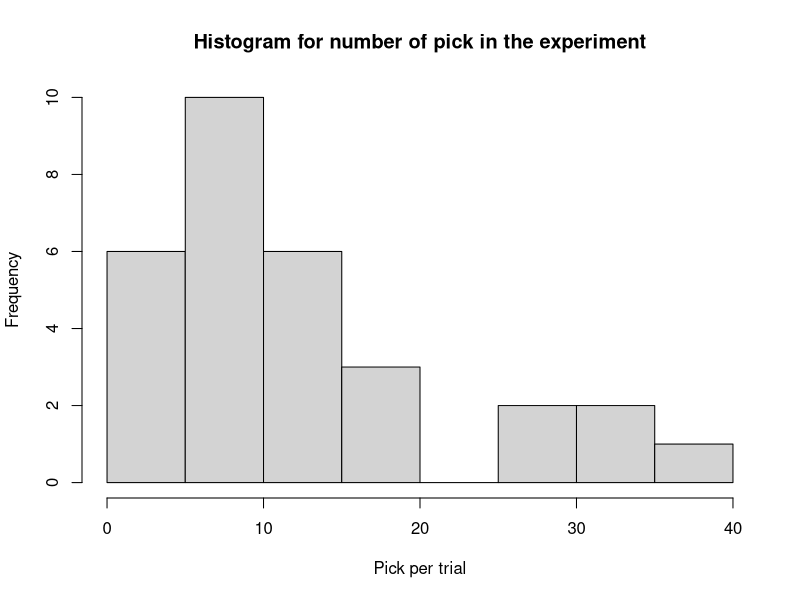

This chart was generated by the following R code:
# Monte Carlo Simulation ----
############# Lottery Winner #############

# Step 1 - List all possible outcomes.
# Step 2 - Determine the probabilities.
# Step 3 - Set up a correspondence between the random numbers and the outcome.
# Step 4 – Conduct experiment.
# Create a function to get result
Random_Number_List <- c() # Create an empty vector to append the result
Lottery <- function() 
{     b <- FALSE # Set default False for all outcome
      i <- FALSE # Set default False for all outcome
      g <- FALSE # Set default False for all outcome
      Total_Pick <- 0 # Number of Pick is 0
      # While loop ( Condition is TRUE) {Command}
      while(!b | !i | !g) # Only stop when temporary values of b, i, g holing TRUE at the same time
          {
            Total_Pick <- Total_Pick + 1 # Count the number of Pick
            Random_Number <- sample(0:9, 1) # Get random number from 0 to 9 with 1 unit space
            Random_Number_List <- append(Random_Number_List, Random_Number) #  Record the random number
            Random_Number_List <- paste(Random_Number_List, collapse = ", ") # Convert to character to illustrate the consequence of number
            if(Random_Number <= 5){b <- TRUE} # Assign value to random number for b
            else if(Random_Number <= 8){i <- TRUE} # Assign value to random number for i
            else {g <- TRUE} # Assign value to random number for g
            Result <- data.frame(Random_Number_List = Random_Number_List,
                                 Total_Pick = Total_Pick) # Data frame the result
          }
      return(Result)
}

Lottery()


df <- data.frame(Random_Number_List = character(),
                 Total_Pick = integer(),
                 stringsAsFactors = FALSE) # Empty data frame to record result of each trial
Experiment <- function(n)                  # Function with input n
{trial <- c(1:n)                           # Vector of trial from 1 to n
    for( k in trial)                     
    {if(k<=n)                              # Repeat calling function n times
      {Random_Number_List <- c()           # Clear the list from last record
       Result <- Lottery()                 # Run Lottery function
      }
    df <- rbind(df,Result)                 # Append result for each trial
    Sum_Trial <- sum(df$Total_Pick)        # Sum of picks of total trial
    Average_Pick <- Sum_Trial/n            # Average pick
    }
return( list( data = df,                   # Create a list of return
              Sum_Trial = Sum_Trial,
              Average_Pick = Average_Pick))
}

# Experiment with 30 times
set.seed(333)
exp1 <- Experiment(30)
exp1$data
exp1$Average_Pick
# Visualization
hist(exp1$data$Total_Pick, 
     main = "Histogram for number of pick in the experiment",
     xlab = "Pick per trial")
psych::describe(exp1$data$Total_Pick)

# Experiments
exp2 <- Experiment(1000)
exp2$Average_Pick
exp3 <- Experiment(2000)
exp3$Average_Pick
exp4 <- Experiment(3000)
exp4$Average_Pick
exp5 <- Experiment(5000)
exp5$Average_Pick


